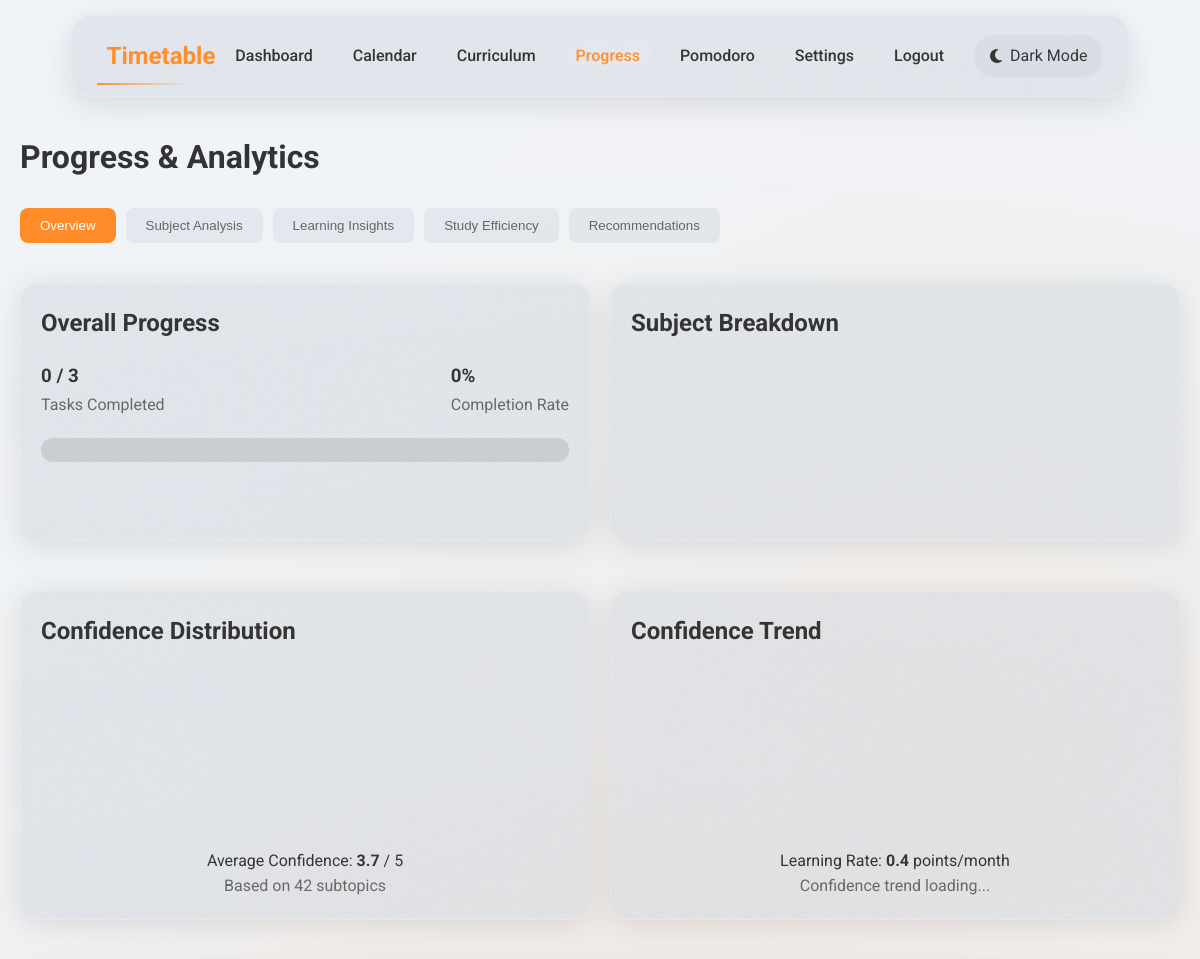
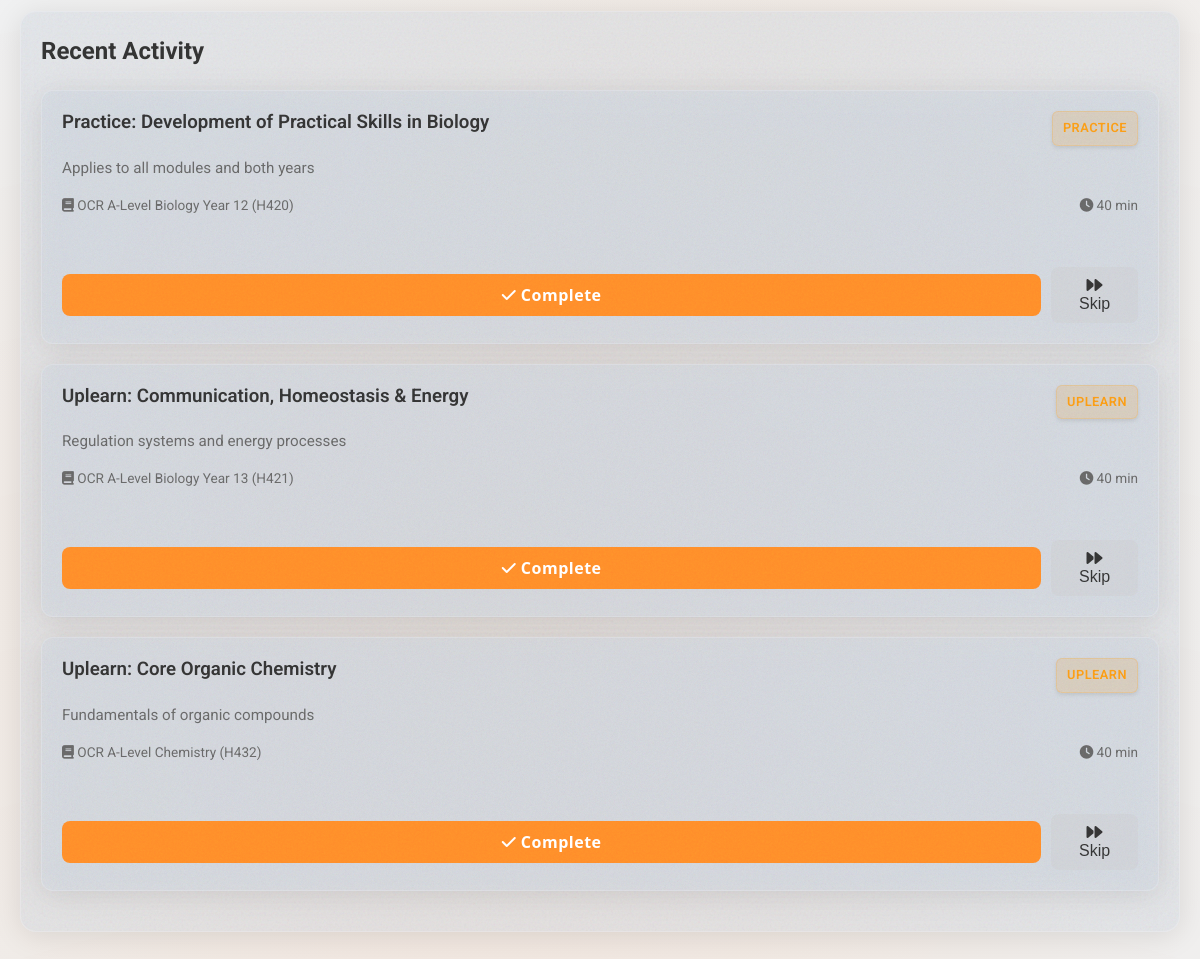
Page /progress (signed in) on the committed database (2 pictures, top to bottom).
### app/models/user.py (models this page shows, shortened)
class User(db.Model, UserMixin):
    __tablename__ = 'users'
    id = db.Column(db.Integer, primary_key=True)
    username = db.Column(db.String(50), unique=True, nullable=False)
    password_hash = db.Column(db.String(128), nullable=False)
    email = db.Column(db.String(100), unique=False, nullable=True)
    created_at = db.Column(db.DateTime, default=datetime.utcnow)
    last_login = db.Column(db.DateTime, nullable=True)
    study_hours_per_day = db.Column(db.Float, default=2.0)
    weekend_study_hours = db.Column(db.Float, default=3.0)
    dark_mode = db.Column(db.Boolean, default=False)
    task_type_preferences = db.relationship('TaskTypePreference', backref='user', lazy=True, cascade='all, delete-orphan')
    tasks = db.relationship('Task', back_populates='assigned_user', lazy=True, cascade='all, delete-orphan')
    subtopic_confidences = db.relationship('SubtopicConfidence', back_populates='user', lazy=True, cascade='all, delete-orphan')
    topic_confidences = db.relationship('TopicConfidence', back_populates='user', lazy=True, cascade='all, delete-orphan')

### app/models/task.py (models this page shows, shortened)
class Task(db.Model):
    __tablename__ = 'tasks'
    id = db.Column(db.Integer, primary_key=True)
    user_id = db.Column(db.Integer, db.ForeignKey('users.id'), nullable=False)
    subject_id = db.Column(db.Integer, db.ForeignKey('subjects.id'), nullable=False)
    topic_id = db.Column(db.Integer, db.ForeignKey('topics.id'), nullable=True)
    task_type_id = db.Column(db.Integer, db.ForeignKey('task_types.id'), nullable=False)
    title = db.Column(db.String(255), nullable=False)
    description = db.Column(db.Text, nullable=True)
    total_duration = db.Column(db.Integer, default=30)  # Duration in minutes
    created_at = db.Column(db.DateTime, default=datetime.utcnow)
    due_date = db.Column(db.Date, nullable=True)
    completed_at = db.Column(db.DateTime, nullable=True)
    skipped_at = db.Column(db.DateTime, nullable=True)
    subject = db.relationship('Subject', back_populates='tasks')
    topic = db.relationship('Topic', backref=db.backref('tasks', lazy=True))
    subtopics = db.relationship('TaskSubtopic', backref='task', lazy=True, cascade='all, delete-orphan')
    assigned_user = db.relationship('User', back_populates='tasks')

class TaskType(db.Model):
    __tablename__ = 'task_types'
    id = db.Column(db.Integer, primary_key=True)
    name = db.Column(db.String(50), nullable=False, unique=True)
    description = db.Column(db.Text, nullable=True)
    preferences = db.relationship('TaskTypePreference', backref='task_type', lazy=True, cascade='all, delete-orphan')
    tasks = db.relationship('Task', backref='task_type', lazy=True)

### app/models/curriculum.py (models this page shows, shortened)
class Subject(db.Model):
    __tablename__ = 'subjects'
    id = db.Column(db.Integer, primary_key=True)
    title = db.Column(db.String(255), nullable=False)
    description = db.Column(db.Text, nullable=True)
    value = db.Column(db.Integer, default=1)  # Used in the curriculum hierarchy
    is_user_created = db.Column(db.Boolean, default=False)
    created_by_user_id = db.Column(db.Integer, db.ForeignKey('users.id'), nullable=True)
    topics = db.relationship('Topic', back_populates='subject', lazy=True, cascade='all, delete-orphan')
    tasks = db.relationship('Task', back_populates='subject', lazy=True)

### app/routes/main.py (the view)
@main_bp.route('/progress')
@login_required
def progress():
    total_tasks = Task.query.filter_by(user_id=current_user.id).count()
    completed_tasks = Task.query.filter(
        Task.user_id == current_user.id,
        Task.completed_at.isnot(None)
    ).count()
    completion_percentage = (completed_tasks / total_tasks * 100) if total_tasks > 0 else 0
    subjects = Subject.query.all()
    subject_stats = {}
    for subject in subjects:
        subject_total = Task.query.filter_by(
            user_id=current_user.id,
            subject_id=subject.id
        ).count()
        subject_completed = Task.query.filter(
            Task.user_id == current_user.id,
            Task.subject_id == subject.id,
            Task.completed_at.isnot(None)
        ).count()
        subject_percentage = (subject_completed / subject_total * 100) if subject_total > 0 else 0
        subject_stats[subject.id] = {
            'name': subject.title,
            'total': subject_total,
            'completed': subject_completed,
            'percentage': subject_percentage
        }
    recent_tasks = Task.query.filter_by(
        user_id=current_user.id
    ).order_by(Task.created_at.desc()).limit(10).all()
    analytics_data = prepare_analytics_data(current_user.id)
    chart_data = get_chart_data_for_dashboard(current_user.id)
    return render_template('main/progress.html',
                           total_tasks=total_tasks,
                           completed_tasks=completed_tasks,
                           completion_percentage=completion_percentage,
                           subject_stats=subject_stats,
                           recent_tasks=recent_tasks,
                           analytics=analytics_data,
                           chart_data=chart_data)

### app/templates/main/progress.html (shortened to what this page needs)
{% extends "base.html" %}
{% block head %}
<link rel="stylesheet" href="{{ url_for('static', filename='css/progress.css') }}">
{% endblock %}
{% block content %}
<h1 class="page-title">Progress & Analytics</h1>
<div class="analytics-tabs mb-3">
    <button class="tab-button active" data-tab="overview">Overview</button>
    <button class="tab-button" data-tab="subjects">Subject Analysis</button>
    <button class="tab-button" data-tab="learning">Learning Insights</button>
    <button class="tab-button" data-tab="efficiency">Study Efficiency</button>
    <button class="tab-button" data-tab="recommendations">Recommendations</button>
</div>
<div class="tab-content">
    <div class="tab-pane active" id="overview-tab">
        <div class="grid col-2">
            <div class="glass-card hover-lift">
                <h2 class="mb-2">Overall Progress</h2>
                <div class="d-flex justify-between items-center mb-2">
                    <div>
                        <h3>{{ completed_tasks }} / {{ total_tasks }}</h3>
                        <p class="text-secondary">Tasks Completed</p>
                    </div>
                    <div>
                        <h3>{{ completion_percentage|round|int }}<span class="percent-symbol">%</span></h3>
                        <p class="text-secondary">Completion Rate</p>
                    </div>
                </div>
                <div class="progress-bar main-progress-bar">
                </div>
            </div>
            <div class="glass-card hover-lift">
                <h2 class="mb-2">Subject Breakdown</h2>
                <div>
                    <canvas id="subjects-chart"></canvas>
                </div>
            </div>
        </div>
        <div class="grid col-2 mt-3">
            <div class="glass-card hover-lift">
                <h2 class="mb-2">Confidence Distribution</h2>
                <div>
                    <canvas id="confidence-distribution-chart"></canvas>
                </div>
                <div class="mt-2 text-center">
                    <p>Average Confidence: <strong>{{ analytics.overview.average_confidence }}</strong> / 5</p>
                    <p class="text-secondary">Based on {{ analytics.overview.subtopics_tracked }} subtopics</p>
                </div>
            </div>
            <div class="glass-card hover-lift">
                <h2 class="mb-2">Confidence Trend</h2>
                <div>
                    <canvas id="confidence-trend-chart"></canvas>
                </div>
                <div class="mt-2 text-center">
                    <p>Learning Rate: <strong>{{ analytics.learning.rate.learning_rate_monthly }}</strong> points/month</p>
                    <p class="text-secondary" id="confidence-change-text"
                       data-change-dir="{{ 'increase' if analytics.learning.rate.confidence_change > 0 else 'decrease' }}"
                       data-change-val="{{ analytics.learning.rate.confidence_change_percent|abs|round|int }}">
                       Confidence trend loading...
                    </p>
                </div>
            </div>
        </div>
    </div>
</div>
<div class="glass-card mt-3">
    <h2 class="mb-2">Recent Activity</h2>
    {% if recent_tasks %}
        <div class="grid">
            {% for task in recent_tasks %}
                <div class="glass-card task-card">
                    <div class="task-header">
                        <h3 class="task-title">{{ task.title }}</h3>
                        <span class="task-badge">{{ task.task_type.name|capitalize }}</span>
                    </div>
                    <div class="task-content">
                        <p class="task-description">{{ task.description | safe }}</p>
                        <div class="task-meta">
                            <span>
                                <i class="fas fa-book"></i> {{ task.subject.title }}
                            </span>
                            <span>
                                <i class="fas fa-clock"></i> {{ task.total_duration }} min
                            </span>
                        </div>
                    </div>
                    <div class="task-actions">
                        {% if task.completed_at %}
                            <button class="btn btn-success w-full" disabled>
                                <i class="fas fa-check"></i> Completed
                                <small class="text-small">{{ task.completed_at.strftime('%Y-%m-%d %H:%M') }}</small>
                            </button>
                        {% elif task.skipped_at %}
                            <button class="btn btn-secondary w-full" disabled>
                                <i class="fas fa-forward"></i> Skipped
                                <small class="text-small">{{ task.skipped_at.strftime('%Y-%m-%d %H:%M') }}</small>
                            </button>
                        {% else %}
                            <button class="btn btn-primary w-full" onclick="event.preventDefault(); completeTask('{{ task.id }}')">
                                <i class="fas fa-check"></i> Complete
                            </button>
                            <button class="btn btn-secondary" onclick="event.preventDefault(); skipTask('{{ task.id }}')">
                                <i class="fas fa-forward"></i> Skip
                            </button>
                        {% endif %}
                    </div>
                </div>
            {% endfor %}
        </div>
    {% else %}
        <p class="text-center">No recent tasks</p>
    {% endif %}
</div>
{% endblock %}

### app/templates/base.html (shortened to what this page needs)
<!DOCTYPE html>
<html lang="en" data-theme="{{ 'dark' if current_user.is_authenticated and current_user.dark_mode else 'light' }}">
<head>
    <link rel="stylesheet" href="{{ url_for('static', filename='css/main.css') }}">
    <link rel="stylesheet" href="{{ url_for('static', filename='css/animations.css') }}">
    <link rel="stylesheet" href="https://cdnjs.cloudflare.com/ajax/libs/font-awesome/6.4.0/css/all.min.css">
    {% block head %}{% endblock %}
</head>
<body class="{% block body_class %}{% endblock %}">
<header>
        <nav class="navbar glass-noise">
            <a href="{{ url_for('main.index') }}" class="navbar-brand">Timetable</a>
            <ul class="navbar-nav" id="navbar-nav">
                {% if current_user.is_authenticated %}
                <li><a href="{{ url_for('main.index') }}" class="nav-link {{ 'active' if request.endpoint == 'main.index' }}">Dashboard</a></li>
                <li><a href="{{ url_for('main.calendar') }}" class="nav-link {{ 'active' if request.endpoint == 'main.calendar' }}">Calendar</a></li>
                <li><a href="{{ url_for('main.curriculum') }}" class="nav-link {{ 'active' if request.endpoint == 'main.curriculum' }}">Curriculum</a></li>
                <li><a href="{{ url_for('main.progress') }}" class="nav-link {{ 'active' if request.endpoint == 'main.progress' }}">Progress</a></li>
                <li><a href="{{ url_for('main.pomodoro') }}" class="nav-link {{ 'active' if request.endpoint == 'main.pomodoro' }}">Pomodoro</a></li>
                <li><a href="{{ url_for('main.settings') }}" class="nav-link {{ 'active' if request.endpoint == 'main.settings' }}">Settings</a></li>
                <li><a href="{{ url_for('auth.logout') }}" class="nav-link">Logout</a></li>
                <li>
                    <div class="dark-mode-toggle glass-noise" id="dark-mode-toggle">
                        <i class="fas {{ 'fa-sun' if current_user.dark_mode else 'fa-moon' }}"></i>
                        <span>{{ 'Light Mode' if current_user.dark_mode else 'Dark Mode' }}</span>
                    </div>
                </li>
                {% else %}
                <li><a href="{{ url_for('auth.login') }}" class="nav-link {{ 'active' if request.endpoint == 'auth.login' }}">Login</a></li>
                <li><a href="{{ url_for('auth.register') }}" class="nav-link {{ 'active' if request.endpoint == 'auth.register' }}">Register</a></li>
                {% endif %}
            </ul>
        </nav>
    </header>
    <main class="container">
        {% block content %}{% endblock %}
    </main>
</body>
</html>

### rows in the picture
User: dark_mode "Dark Mode"
Task: title "Practice: Development of Practical Skills in Biology", task_type.name "PRACTICE", description "Applies to all modules and both years", subject "OCR A-Level Biology Year 12 (H420)", total_duration "40"
Task: title "Uplearn: Communication, Homeostasis & Energy", task_type.name "UPLEARN", description "Regulation systems and energy processes", subject "OCR A-Level Biology Year 13 (H421)", total_duration "40"
Task: title "Uplearn: Core Organic Chemistry", task_type.name "UPLEARN", description "Fundamentals of organic compounds", subject "OCR A-Level Chemistry (H432)", total_duration "40"

### other values in the picture
{{ completed_tasks }} "0"
{{ total_tasks }} "3"
{{ completion_percentage|round|int }} "0"
{{ analytics.overview.average_confidence }} "3.7"
{{ analytics.overview.subtopics_tracked }} "42"
{{ analytics.learning.rate.learning_rate_monthly }} "0.4"
